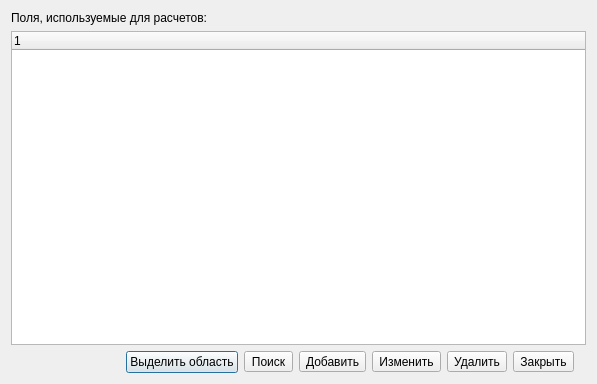
<?xml version="1.0" encoding="UTF-8"?>
<ui version="4.0">
 <class>ProcIdentWidget</class>
 <widget class="QDialog" name="ProcIdentWidget">
  <property name="geometry">
   <rect>
    <x>0</x>
    <y>0</y>
    <width>597</width>
    <height>384</height>
   </rect>
  </property>
  <property name="windowTitle">
   <string>Распознавание синоптических процессов</string>
  </property>
  <layout class="QGridLayout" name="gridLayout_3">
   <item row="0" column="0" colspan="2">
    <widget class="QLabel" name="label_7">
     <property name="text">
      <string>Поля, используемые для расчетов:</string>
     </property>
    </widget>
   </item>
   <item row="1" column="0" colspan="3">
    <widget class="QTreeWidget" name="fieldsTree">
     <column>
      <property name="text">
       <string notr="true">1</string>
      </property>
     </column>
    </widget>
   </item>
   <item row="2" column="0">
    <layout class="QHBoxLayout" name="horizontalLayout_3">
     <item>
      <spacer name="horizontalSpacer_6">
       <property name="orientation">
        <enum>Qt::Horizontal</enum>
       </property>
       <property name="sizeHint" stdset="0">
        <size>
         <width>40</width>
         <height>20</height>
        </size>
       </property>
      </spacer>
     </item>
     <item>
      <widget class="QPushButton" name="selectRegBtn">
       <property name="text">
        <string>Выделить область</string>
       </property>
       <property name="checkable">
        <bool>true</bool>
       </property>
      </widget>
     </item>
     <item>
      <widget class="QToolButton" name="searchBtn">
       <property name="text">
        <string>Поиск</string>
       </property>
      </widget>
     </item>
     <item>
      <widget class="QToolButton" name="addBtn">
       <property name="text">
        <string>Добавить</string>
       </property>
      </widget>
     </item>
     <item>
      <widget class="QToolButton" name="editBtn">
       <property name="text">
        <string>Изменить</string>
       </property>
      </widget>
     </item>
     <item>
      <widget class="QToolButton" name="delBtn">
       <property name="text">
        <string>Удалить</string>
       </property>
      </widget>
     </item>
     <item>
      <widget class="QToolButton" name="closeBtn">
       <property name="text">
        <string>Закрыть</string>
       </property>
      </widget>
     </item>
    </layout>
   </item>
  </layout>
  <zorder>fieldsTree</zorder>
  <zorder>label_7</zorder>
  <zorder></zorder>
 </widget>
 <resources/>
 <connections/>
</ui>
